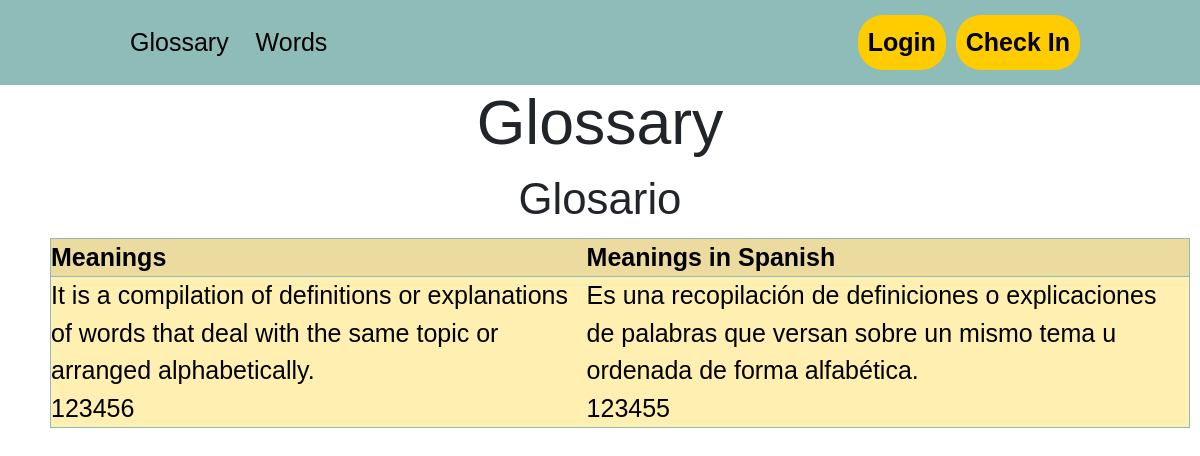
/show_word/10, run on an earlier commit of the app's database.
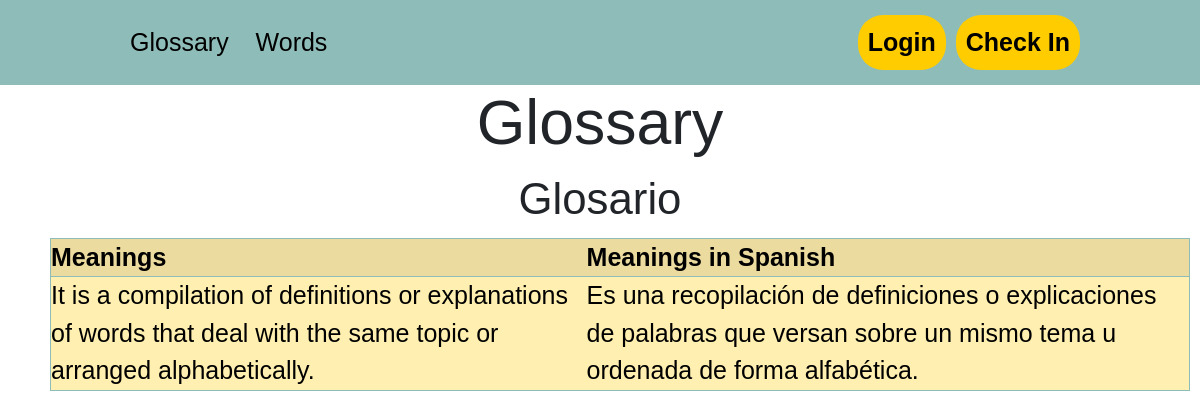
And on a later commit of the database.
### tables this page shows
CREATE TABLE "palabra" (
	"id"	INTEGER NOT NULL,
	"english"	TEXT,
	"spanish"	TEXT,
	"id_usuario"	INTEGER,
	"state"	TEXT,
	PRIMARY KEY("id" AUTOINCREMENT)
);

CREATE TABLE "significado" (
	"id"	INTEGER NOT NULL,
	"english"	TEXT,
	"id_palabra"	INTEGER,
	"spanish"	TEXT,
	PRIMARY KEY("id" AUTOINCREMENT)
);

### app.py (the view)
@app.route("/show_word/<id>")
def show_word(id):
    db = DBAccess("database/glosario.db")
    word= db.view_word(int(id))
    meanings= db.view_meaning(int(id))
    return render_template("show_word.html", word= word, meanings= meanings)

### model/DBAccess.py (called while the page is built)
    def view_word(self, id):
        sql= f"SELECT * FROM palabra WHERE id= {id}"
        self.cursor.execute(sql)
        self.con.commit()
        return self.cursor.fetchone()

    def view_meaning(self, id_palabra):
        sql= f"SELECT * FROM significado WHERE id_palabra={id_palabra}"
        self.cursor.execute(sql)
        self.con.commit()
        return self.cursor.fetchall()

### templates/show_word.html (shortened to what this page needs)
{% extends "layout.html" %}
{% block contenido %}
<body>
      <h1 class="title_show">{{word[1]}}</h1>
      <h3 class="title_show">{{word[2]}}</h3>
      <table class="table_show_word" border>
            <thead>
                  <tr>
                        <th>Meanings</th>
                        <th>Meanings in Spanish</th>
                  </tr>
            </thead>
            <tbody>
                  {% for meaning in meanings %}
                  <tr>
                        <td>{{meaning[1]}}</td>
                        <td>{{meaning[3]}}</td>
                  </tr>
                  {% endfor %}
            </tbody>
      </table>
</body>
{% endblock %}

### templates/layout.html (shortened to what this page needs)
<!DOCTYPE html>
<html lang="en">
<head>
    <link rel="stylesheet" href="https://www.dafont.com/es/spicy-potatos.font">
    <link rel="stylesheet" href="{{ url_for('static', filename='style.css') }}">
    <link href="https://cdn.jsdelivr.net/npm/bootstrap@5.2.3/dist/css/bootstrap.min.css" rel="stylesheet"
>
    <link href='https://unpkg.com/boxicons@2.1.4/css/boxicons.min.css' rel='stylesheet'>
    <link rel="stylesheet" href="{{ url_for('static', filename='script.js') }}">
    <link rel="stylesheet" href="https://cdnjs.cloudflare.com/ajax/libs/font-awesome/6.4.0/css/all.min.css" />
</head>
<body>
<header class="header">
    <nav>
        <ul class="nav-links">
            <li><a href="/">Glossary</a></li>
            {% if 'logueado' in session %}
                {% if session['id_rol'] == 1 %}
                    <li><a href="/my_words">Pending Words</a></li>
                    <li><a href="/my_words_confirm">Confirmeds Words</a></li>
                {% elif session['id_rol'] == 2 %}
                    <li><a href="/my_words">Words</a></li>
                {% endif %}
                {% if 'logueado' in session %}
                    <li><a href="/new_word">New Word</a></li>
                {% endif %}
            {% else %}
                <li><a href="/my_words">Words</a></li>
            {% endif %}
        </ul>
    </nav>
    <div class="btns-container">
        {% if 'logueado' in session %}
            <a href="/logout" class="btn_Logout"><button>Logout</button></a>
            {% if session['id_rol'] == 1 %}
                <p >Teacher</p>
            {% elif session['id_rol'] == 2 %}
                <p>Student</p>
            {% endif %}
        {% else %}
            <a href="/login" class="btn_Login"><button>Login</button></a>
            <a href="/new_user" class="btn_check_in"><button>Check In</button></a>
        {% endif %}
    </div>
</header>
 {% block contenido %}
 {% endblock %}
</body>
</html>

### static/style.css (style rules this page uses)
* { margin: 0; padding: 0; box-sizing:0; font-family: 'Spicy Potatos', sans-serif; font-size: 25px; }
.header { background-color: #8EBCB8; display: flex; justify-content: space-between; align-items: center; height: 85px; padding: 5px 10%; }
.header .nav-links { list-style: none; margin: 0; padding: 0; }
.header .nav-links li { display: inline-block; padding: 10px; transition: all 0.3s ease 0s; }
.header .nav-links a { font-size: 700; color: #000000; text-decoration: none; transition: all 0.3s ease 0s; }
.header .btns-container { display: flex; align-items: center; }
.header .btn_Login button, .header .btn_check_in button, .header .btn_Logout button { font-weight: 700; color: #000000; padding: 9px 10px; background: #FFCC00; border: none; border-radius: 25px; cursor: pointer; margin-left: 10px; transition: all 0.3s ease 0s; }
.title_show { text-align: center; }
.table_show_word { border-collapse: collapse; width: 95%; margin: 0px 50px; margin-top: 10px; }
.table_show_word tbody td { padding 10px }
.table_show_word tr { transition: all 0.3s ease 0s; }
.table_show_word thead { background-color: #EBDB9F; color: #000000; border: 1px solid #8EBCB8; }
.table_show_word tbody { background-color: #FFEFB0; color: #000000; border: 1px solid #8EBCB8; }

What changed in the data, as far as the page shows it:
removed significado: english "123456", spanish "123455"
